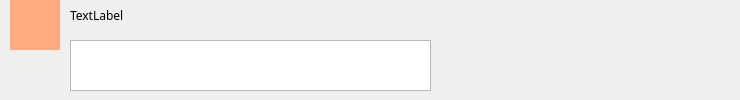
<?xml version="1.0" encoding="UTF-8"?>
<ui version="4.0">
 <class>LeftChatItem</class>
 <widget class="QWidget" name="LeftChatItem">
  <property name="geometry">
   <rect>
    <x>0</x>
    <y>0</y>
    <width>740</width>
    <height>100</height>
   </rect>
  </property>
  <property name="windowTitle">
   <string>Form</string>
  </property>
  <widget class="QLabel" name="lb_head">
   <property name="geometry">
    <rect>
     <x>10</x>
     <y>0</y>
     <width>50</width>
     <height>50</height>
    </rect>
   </property>
   <property name="styleSheet">
    <string notr="true">background-color: rgb(255, 170, 127);</string>
   </property>
   <property name="text">
    <string/>
   </property>
  </widget>
  <widget class="QLabel" name="lb_time">
   <property name="geometry">
    <rect>
     <x>70</x>
     <y>0</y>
     <width>511</width>
     <height>31</height>
    </rect>
   </property>
   <property name="font">
    <font>
     <family>楷体</family>
     <pointsize>9</pointsize>
    </font>
   </property>
   <property name="text">
    <string>TextLabel</string>
   </property>
  </widget>
  <widget class="QTextBrowser" name="textBrowser">
   <property name="geometry">
    <rect>
     <x>70</x>
     <y>40</y>
     <width>361</width>
     <height>51</height>
    </rect>
   </property>
   <property name="font">
    <font>
     <family>楷体</family>
     <pointsize>12</pointsize>
    </font>
   </property>
   <property name="styleSheet">
    <string notr="true"/>
   </property>
   <property name="readOnly">
    <bool>true</bool>
   </property>
  </widget>
 </widget>
 <resources/>
 <connections/>
</ui>
